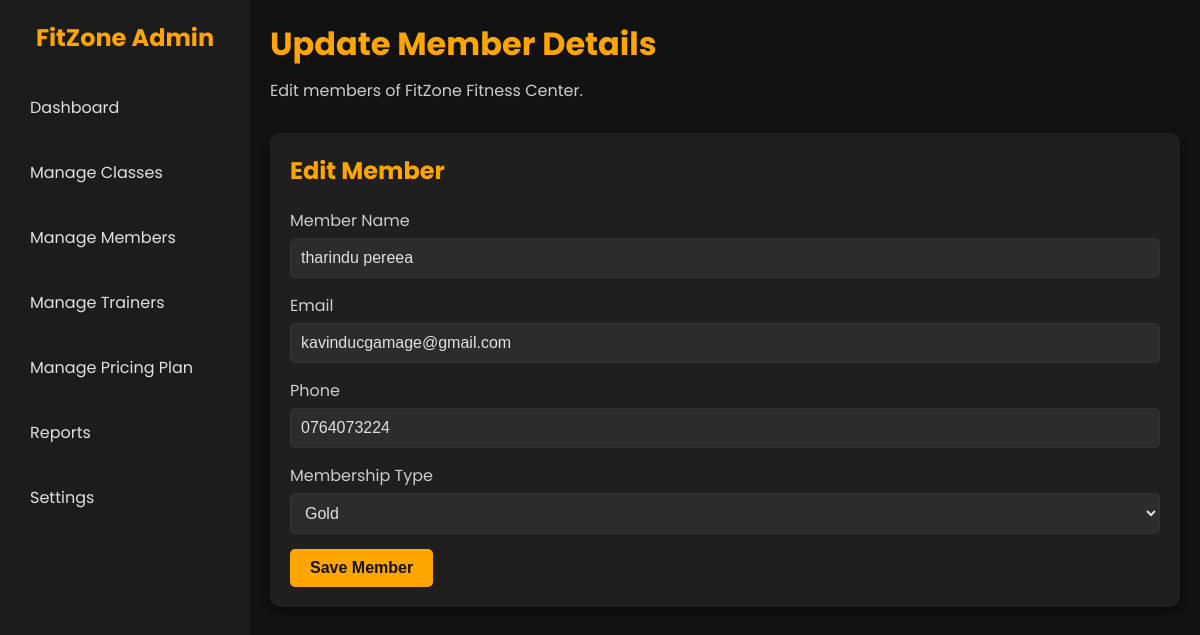
The page /Page/editmember.php?mem_id=1 on the database its author committed.
### tables this page shows
CREATE TABLE IF NOT EXISTS `members_tbl` (
  `mem_id` int NOT NULL AUTO_INCREMENT,
  `mem_name` varchar(250) NOT NULL,
  `mem_email` varchar(100) NOT NULL,
  `contact` varchar(15) NOT NULL,
  `mem_type` varchar(20) NOT NULL,
  `mem_psw` varchar(20) NOT NULL,
  PRIMARY KEY (`mem_id`)
);

### Page/editmember.php (the view, shortened to what this page needs)
<?php
include("dbconnect.php");
if (isset($_GET['mem_id'])) {
    $ID = $_GET['mem_id'];
    $sql = "SELECT * FROM members_tbl WHERE mem_id = ?";
    $stmt = mysqli_prepare($con, $sql);
    mysqli_stmt_bind_param($stmt, "i", $ID);
    mysqli_stmt_execute($stmt);
    $result = mysqli_stmt_get_result($stmt);
    if ($result && mysqli_num_rows($result) == 1) {
        $row = mysqli_fetch_assoc($result);
        $mem_Name = $row["mem_name"];
        $mem_Email = $row["mem_email"];
        $mem_Cnum = $row["contact"];
        $mem_Type = $row["mem_type"];
    } else {
        $_SESSION['update'] = "<div class='error'><h3>Member not found.</h3></div>";
        header('Location: managemember.php');
        exit();
    }
} else {
    $_SESSION['update'] = "<div class='error'><h3>Invalid Request.</h3></div>";
    header('Location: managemember.php');
    exit();
}
?>
<!DOCTYPE html>
<html lang="en">
<head>
    <link rel="stylesheet" href="styles.css">
</head>
<body>
    <div class="dashboard">
        <?php include("adminheader.php"); ?>
        <div class="main-content">
            <header class="header">
                <h1>Update Member Details</h1>
                <p>Edit members of FitZone Fitness Center.</p>
            </header>
            <section class="form-section">
                <h2>Edit Member</h2>
                <form action="" method="post">
                    <div class="form-group">
                        <label for="member-name">Member Name</label>
                        <input type="text" id="member-name" name="member-name" value="<?php echo htmlspecialchars($mem_Name); ?>" required>
                    </div>
                    <div class="form-group">
                        <label for="email">Email</label>
                        <input type="email" id="email" name="email" value="<?php echo htmlspecialchars($mem_Email); ?>" required>
                    </div>
                    <div class="form-group">
                        <label for="phone">Phone</label>
                        <input type="text" id="phone" name="phone" value="<?php echo htmlspecialchars($mem_Cnum); ?>" required>
                    </div>
                    <div class="form-group">
                        <label for="membership">Membership Type</label>
                        <select id="membership" name="membership" required>
                            <option value="gold" <?php if ($mem_Type == 'gold') echo 'selected'; ?>>Gold</option>
                        </select>
                    </div>
                    <button name="submit" type="submit" class="submit-btn">Save Member</button>
                </form>
            </section>
        </div>
    </div>
</body>
</html>

### Styles/styles.css (style rules this page uses)
:root { --primary-color: #111317; --primary-color-light: #1f2125; --primary-color-extra-light: #35373b; --secondary-color: #f9ac54; --secondary-color-dark: #d79447; --text-light: #d1d5db; --white: #ffffff; --max-width: 1200px; }
* { padding: 0; margin: 0; box-sizing: border-box; }
body { font-family: "Poppins", sans-serif; background-color: var(--primary-color); }

### Page/editmember.php (style rules this page uses)
* { margin: 0; padding: 0; box-sizing: border-box; }
body { font-family: 'Poppins', sans-serif; background-color: #121212; color: #e0e0e0; }
.dashboard { display: flex; height: 100vh; }
.main-content { flex: 1; padding: 20px; }
.header h1 { font-size: 2rem; margin-bottom: 10px; color: #ffa500; }
.header p { font-size: 1rem; color: #cccccc; }
.form-section { background-color: #1f1f1f; padding: 20px; border-radius: 10px; box-shadow: 0 4px 10px rgba(0, 0, 0, 0.5); }
.form-section h2 { font-size: 1.5rem; margin-bottom: 20px; color: #ffa500; }
.form-group { margin-bottom: 15px; }
.form-group label { display: block; font-size: 1rem; margin-bottom: 5px; color: #cccccc; }
.form-group input, .form-group select { width: 100%; padding: 10px; border: 1px solid #333; border-radius: 5px; background: #2c2c2c; color: #e0e0e0; font-size: 1rem; }
.submit-btn { display: inline-block; background: #ffa500; color: #121212; padding: 10px 20px; border: none; border-radius: 5px; font-size: 1rem; font-weight: bold; cursor: pointer; transition: background 0.3s ease, transform 0.2s ease; }

### Page/adminheader.php (style rules this page uses)
* { margin: 0; padding: 0; box-sizing: border-box; }
body { font-family: 'Poppins', sans-serif; background-color: #121212; color: #e0e0e0; }
.dashboard { display: flex; height: 100vh; }
.main-content { flex: 1; padding: 20px; }
.header { margin-bottom: 30px; }
.header h1 { font-size: 2rem; margin-bottom: 10px; color: #ffa500; }
.header p { font-size: 1rem; color: #cccccc; }

### rows shown on the page
members_tbl: member-name "tharindu pereea", email "kavinducgamage@gmail.com", phone "0764073224", membership "Gold"
